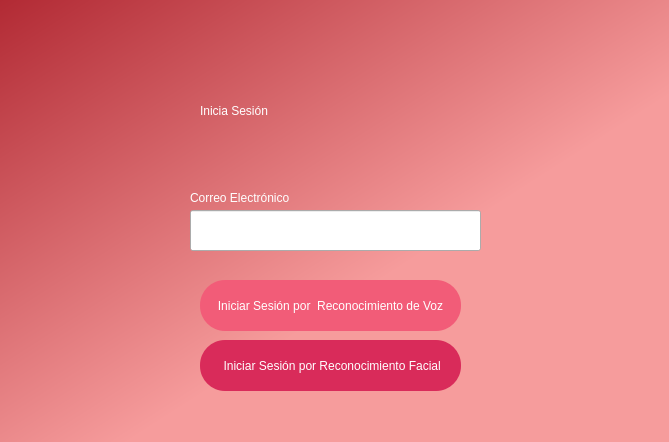
<?xml version="1.0" encoding="UTF-8"?>
<ui version="4.0">
 <class>Login</class>
 <widget class="QDialog" name="Login">
  <property name="geometry">
   <rect>
    <x>0</x>
    <y>0</y>
    <width>669</width>
    <height>442</height>
   </rect>
  </property>
  <property name="windowTitle">
   <string>Dialog</string>
  </property>
  <widget class="QWidget" name="widget" native="true">
   <property name="geometry">
    <rect>
     <x>0</x>
     <y>0</y>
     <width>671</width>
     <height>501</height>
    </rect>
   </property>
   <property name="styleSheet">
    <string notr="true">QWidget#widget{
background-color: qlineargradient(spread:pad, x1:0, y1:0, x2:0.517, y2:0.602273, stop:0 rgba(178, 42, 52, 255), stop:1 rgba(246, 156, 156, 255));}</string>
   </property>
   <widget class="QLabel" name="label">
    <property name="geometry">
     <rect>
      <x>200</x>
      <y>80</y>
      <width>271</width>
      <height>61</height>
     </rect>
    </property>
    <property name="styleSheet">
     <string notr="true">font: 700 35pt &quot;Nirmala UI&quot;;
color: rgb(255, 255, 255);</string>
    </property>
    <property name="text">
     <string>Inicia Sesión</string>
    </property>
   </widget>
   <widget class="QLineEdit" name="txtEmail">
    <property name="geometry">
     <rect>
      <x>190</x>
      <y>210</y>
      <width>291</width>
      <height>41</height>
     </rect>
    </property>
    <property name="styleSheet">
     <string notr="true">font: 12pt &quot;Nirmala UI&quot;;</string>
    </property>
   </widget>
   <widget class="QLabel" name="label_2">
    <property name="geometry">
     <rect>
      <x>190</x>
      <y>190</y>
      <width>131</width>
      <height>16</height>
     </rect>
    </property>
    <property name="styleSheet">
     <string notr="true">font: 12pt &quot;Nirmala UI&quot;;
color: rgb(255, 255, 255);</string>
    </property>
    <property name="text">
     <string>Correo Electrónico</string>
    </property>
   </widget>
   <widget class="QPushButton" name="btnFacial">
    <property name="geometry">
     <rect>
      <x>200</x>
      <y>340</y>
      <width>261</width>
      <height>51</height>
     </rect>
    </property>
    <property name="styleSheet">
     <string notr="true">font: 10pt &quot;Nirmala UI&quot;;
background-color: rgb(217, 43, 90);
color: rgb(255, 255, 255);
border-radius: 25px
</string>
    </property>
    <property name="text">
     <string> Iniciar Sesión por Reconocimiento Facial</string>
    </property>
   </widget>
   <widget class="QPushButton" name="btnVoice">
    <property name="geometry">
     <rect>
      <x>200</x>
      <y>280</y>
      <width>261</width>
      <height>51</height>
     </rect>
    </property>
    <property name="styleSheet">
     <string notr="true">font: 10pt &quot;Nirmala UI&quot;;
background-color: rgb(242, 92, 120);
color: rgb(255, 255, 255);
border-radius: 25px</string>
    </property>
    <property name="text">
     <string>Iniciar Sesión por  Reconocimiento de Voz</string>
    </property>
   </widget>
  </widget>
 </widget>
 <resources/>
 <connections/>
</ui>
